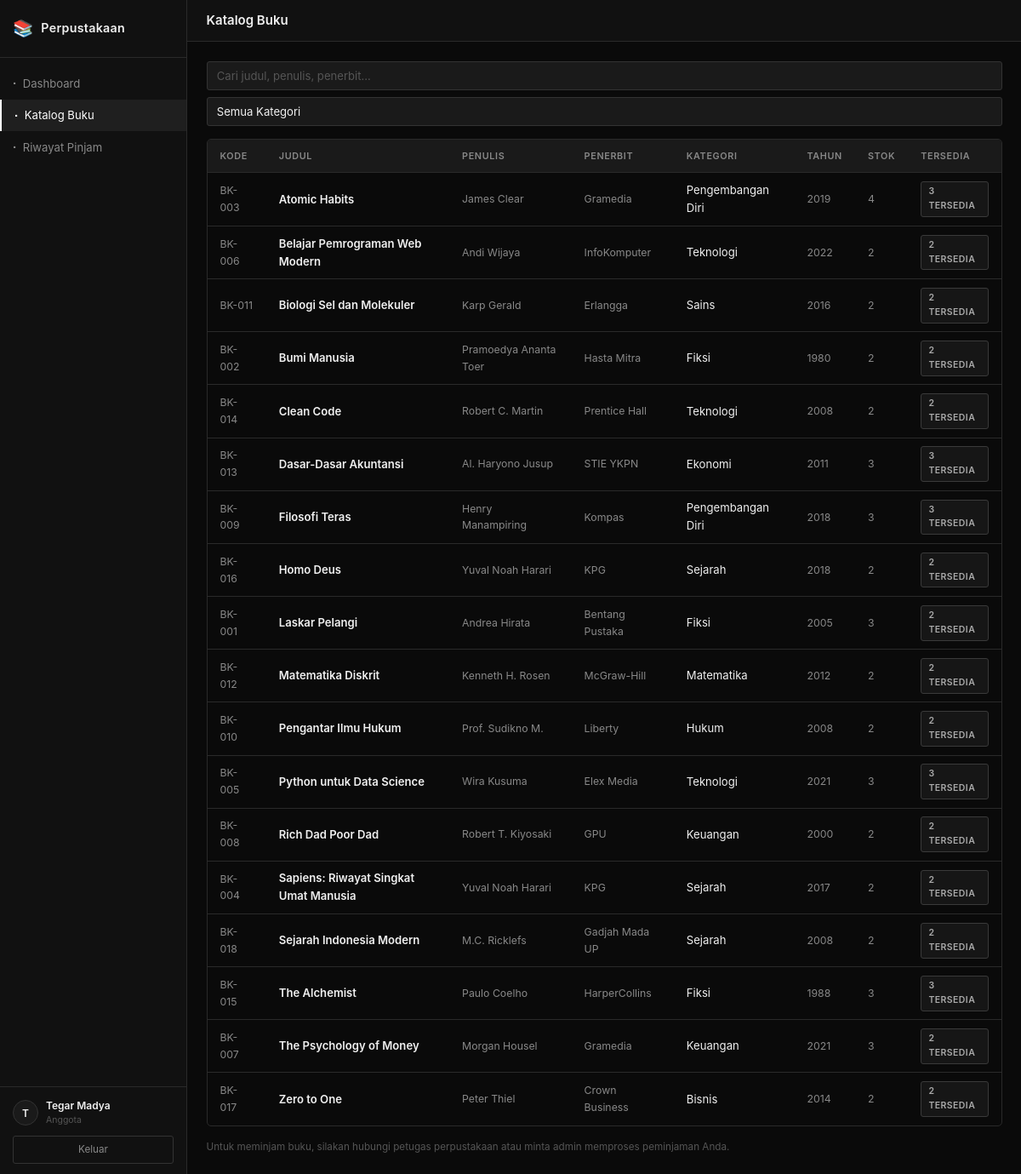
The page /anggota/katalog.php (signed in) on the database its author committed.
### tables this page shows
CREATE TABLE buku (
    id              INT UNSIGNED AUTO_INCREMENT PRIMARY KEY,
    kode_buku       VARCHAR(20)  NOT NULL UNIQUE,
    judul           VARCHAR(200) NOT NULL,
    penulis         VARCHAR(150) NOT NULL,
    penerbit        VARCHAR(150) NOT NULL,
    tahun_terbit    YEAR         NOT NULL,
    kategori        VARCHAR(80)  NOT NULL,
    stok            INT UNSIGNED NOT NULL DEFAULT 1,
    stok_tersedia   INT UNSIGNED NOT NULL DEFAULT 1,
    created_at      DATETIME     NOT NULL DEFAULT CURRENT_TIMESTAMP
);

### includes/fungsi.php (called while the page is built, shortened)
<?php
function e(string $str): string {
    return htmlspecialchars($str, ENT_QUOTES, 'UTF-8');
}

### anggota/katalog.php (the view, shortened to what this page needs)
<?php
require_once __DIR__ . '/../config/koneksi.php';
require_once __DIR__ . '/../includes/fungsi.php';
$buku = $pdo->query("SELECT * FROM buku ORDER BY judul ASC")->fetchAll();
require_once __DIR__ . '/../includes/header.php';
?>
<div class="search-bar" style="margin-bottom:1rem;">
    <input type="text" id="katalogSearch" class="form-control search-input"
           placeholder="Cari judul, penulis, penerbit...">
    <select id="katalogFilter" class="form-control filter-select">
        <option value="">Semua Kategori</option>
    </select>
</div>
<div class="table-wrapper">
    <table id="katalogTable">
        <thead>
            <tr>
                <th>Kode</th>
                <th>Judul</th>
                <th>Penulis</th>
                <th>Penerbit</th>
                <th>Kategori</th>
                <th>Tahun</th>
                <th>Stok</th>
                <th>Tersedia</th>
            </tr>
        </thead>
        <tbody>
            <?php if (empty($buku)): ?>
                <tr>
                    <td colspan="8" style="text-align:center;padding:2rem;color:var(--text-muted);">
                        Belum ada buku di katalog.
                    </td>
                </tr>
            <?php else: ?>
                <?php foreach ($buku as $b): ?>
                    <tr>
                        <td class="td-muted"><?= e($b['kode_buku']) ?></td>
                        <td class="fw-bold"><?= e($b['judul']) ?></td>
                        <td class="td-muted"><?= e($b['penulis']) ?></td>
                        <td class="td-muted"><?= e($b['penerbit']) ?></td>
                        <td><?= e($b['kategori']) ?></td>
                        <td class="td-muted"><?= $b['tahun_terbit'] ?></td>
                        <td class="td-muted"><?= $b['stok'] ?></td>
                        <td>
                            <?php if ($b['stok_tersedia'] > 0): ?>
                                <span class="badge badge-tersedia"><?= $b['stok_tersedia'] ?> tersedia</span>
                            <?php else: ?>
                                <span class="badge badge-habis">Habis</span>
                            <?php endif; ?>
                        </td>
                    </tr>
                <?php endforeach; ?>
            <?php endif; ?>
        </tbody>
    </table>
</div>
<div style="margin-top:1rem;font-size:0.78rem;color:var(--text-muted);">
    Untuk meminjam buku, silakan hubungi petugas perpustakaan atau minta admin memproses peminjaman Anda.
</div>
<?php require_once __DIR__ . '/../includes/footer.php'; ?>

### assets/css/style.css (style rules this page uses)
*, *::before, *::after { box-sizing: border-box; margin: 0; padding: 0; }
:root { --bg-base: #0a0a0a; --bg-surface: #111111; --bg-elevated: #1a1a1a; --bg-hover: #222222; --border: #2a2a2a; --border-light: #333333; --text-primary: #f0f0f0; --text-secondary: #888888; --text-muted: #555555; --white: #ffffff; --white-dim: rgba(255,255,255,0.06); --status-ok: #6a6a6a; --status-warn: #888888; --status-bad: #4a4a4a; --sidebar-w: 220px; --radius: 5px; --radius-sm: 3px; --transition: 0.15s ease; --font: -apple-system, BlinkMacSystemFont, 'Segoe UI', Roboto, Oxygen, Ubuntu, sans-serif; }
html { font-size: 15px; scroll-behavior: smooth; }
body { font-family: var(--font); background: var(--bg-base); color: var(--text-primary); line-height: 1.6; min-height: 100vh; }
.table-wrapper { overflow-x: auto; border: 1px solid var(--border); border-radius: var(--radius); }
table { width: 100%; border-collapse: collapse; font-size: 0.875rem; }
thead th { background: var(--bg-elevated); color: var(--text-secondary); font-size: 0.72rem; font-weight: 600; text-transform: uppercase; letter-spacing: 0.06em; padding: 0.7rem 1rem; border-bottom: 1px solid var(--border); text-align: left; white-space: nowrap; }
tbody td { padding: 0.65rem 1rem; border-bottom: 1px solid var(--border); color: var(--text-primary); vertical-align: middle; }
tbody tr:last-child td { border-bottom: none; }
.td-muted { color: var(--text-secondary); font-size: 0.82rem; }
.badge { display: inline-block; padding: 0.2rem 0.55rem; font-size: 0.7rem; font-weight: 600; letter-spacing: 0.04em; border-radius: var(--radius-sm); text-transform: uppercase; }
.badge-tersedia { background: rgba(255,255,255,0.05); color: #aaa; border: 1px solid #3a3a3a; }
.form-control { width: 100%; background: var(--bg-elevated); border: 1px solid var(--border-light); border-radius: var(--radius-sm); color: var(--text-primary); padding: 0.55rem 0.75rem; font-size: 0.875rem; font-family: var(--font); transition: border-color var(--transition); -webkit-appearance: none; }
.form-control::placeholder { color: var(--text-muted); }
select.form-control { cursor: pointer; }
.search-bar { display: flex; gap: 0.5rem; margin-bottom: 1rem; flex-wrap: wrap; }
.search-input { flex: 1; min-width: 180px; }
.filter-select { min-width: 130px; }
.fw-bold { font-weight: 600; }

### rows shown on the page
buku: kode_buku "BK-003", judul "Atomic Habits", penulis "James Clear", penerbit "Gramedia", kategori "Pengembangan Diri", tahun_terbit "2019", stok "4", stok_tersedia "3"
buku: kode_buku "BK-006", judul "Belajar Pemrograman Web Modern", penulis "Andi Wijaya", penerbit "InfoKomputer", kategori "Teknologi", tahun_terbit "2022", stok "2", stok_tersedia "2"
buku: kode_buku "BK-011", judul "Biologi Sel dan Molekuler", penulis "Karp Gerald", penerbit "Erlangga", kategori "Sains", tahun_terbit "2016", stok "2", stok_tersedia "2"
buku: kode_buku "BK-002", judul "Bumi Manusia", penulis "Pramoedya Ananta Toer", penerbit "Hasta Mitra", kategori "Fiksi", tahun_terbit "1980", stok "2", stok_tersedia "2"
buku: kode_buku "BK-014", judul "Clean Code", penulis "Robert C. Martin", penerbit "Prentice Hall", kategori "Teknologi", tahun_terbit "2008", stok "2", stok_tersedia "2"
buku: kode_buku "BK-013", judul "Dasar-Dasar Akuntansi", penulis "Al. Haryono Jusup", penerbit "STIE YKPN", kategori "Ekonomi", tahun_terbit "2011", stok "3", stok_tersedia "3"
buku: kode_buku "BK-009", judul "Filosofi Teras", penulis "Henry Manampiring", penerbit "Kompas", kategori "Pengembangan Diri", tahun_terbit "2018", stok "3", stok_tersedia "3"
buku: kode_buku "BK-016", judul "Homo Deus", penulis "Yuval Noah Harari", penerbit "KPG", kategori "Sejarah", tahun_terbit "2018", stok "2", stok_tersedia "2"
buku: kode_buku "BK-001", judul "Laskar Pelangi", penulis "Andrea Hirata", penerbit "Bentang Pustaka", kategori "Fiksi", tahun_terbit "2005", stok "3", stok_tersedia "2"
buku: kode_buku "BK-012", judul "Matematika Diskrit", penulis "Kenneth H. Rosen", penerbit "McGraw-Hill", kategori "Matematika", tahun_terbit "2012", stok "2", stok_tersedia "2"
buku: kode_buku "BK-010", judul "Pengantar Ilmu Hukum", penulis "Prof. Sudikno M.", penerbit "Liberty", kategori "Hukum", tahun_terbit "2008", stok "2", stok_tersedia "2"
buku: kode_buku "BK-005", judul "Python untuk Data Science", penulis "Wira Kusuma", penerbit "Elex Media", kategori "Teknologi", tahun_terbit "2021", stok "3", stok_tersedia "3"
buku: kode_buku "BK-008", judul "Rich Dad Poor Dad", penulis "Robert T. Kiyosaki", penerbit "GPU", kategori "Keuangan", tahun_terbit "2000", stok "2", stok_tersedia "2"
buku: kode_buku "BK-004", judul "Sapiens: Riwayat Singkat Umat Manusia", penulis "Yuval Noah Harari", penerbit "KPG", kategori "Sejarah", tahun_terbit "2017", stok "2", stok_tersedia "2"
buku: kode_buku "BK-018", judul "Sejarah Indonesia Modern", penulis "M.C. Ricklefs", penerbit "Gadjah Mada UP", kategori "Sejarah", tahun_terbit "2008", stok "2", stok_tersedia "2"
buku: kode_buku "BK-015", judul "The Alchemist", penulis "Paulo Coelho", penerbit "HarperCollins", kategori "Fiksi", tahun_terbit "1988", stok "3", stok_tersedia "3"
buku: kode_buku "BK-007", judul "The Psychology of Money", penulis "Morgan Housel", penerbit "Gramedia", kategori "Keuangan", tahun_terbit "2021", stok "3", stok_tersedia "2"
buku: kode_buku "BK-017", judul "Zero to One", penulis "Peter Thiel", penerbit "Crown Business", kategori "Bisnis", tahun_terbit "2014", stok "2", stok_tersedia "2"

### other values the page prints
APP_NAME "Perpustakaan"
substr($user['nama'], 0, 1) "T"
$user['nama'] "Tegar Madya"
$user['role'] "Anggota"
$pageTitle "Katalog Buku"
